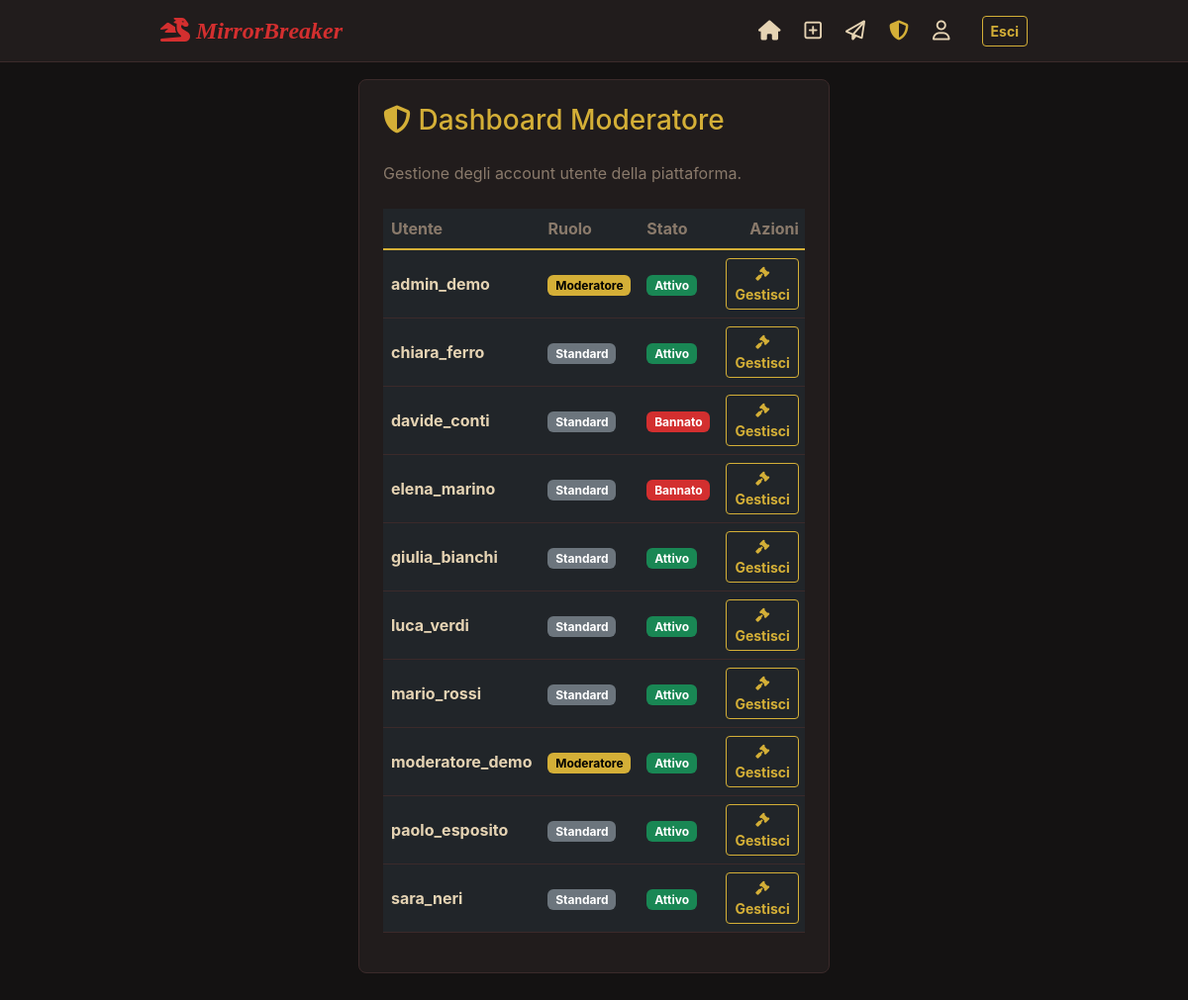
Screenshot of /moderatore/utenti/ (signed in) with the database file from the repository.
### users/models.py (models this page shows, shortened)
class CustomUser(AbstractUser):
    ROLE_CHOICES = (
        ('standard',  'Utente Standard'),
        ('moderator', 'Moderatore'),
    )
    ruolo = models.CharField(max_length=20, choices=ROLE_CHOICES, default='standard')
    immagine_profilo = models.ImageField(upload_to='avatars/', null=True, blank=True)
    bio              = models.TextField(max_length=500, blank=True)
    link_sito        = models.URLField(max_length=200, blank=True)
    data_nascita     = models.DateField(null=True, blank=True)
    account_privato  = models.BooleanField(default=False)
    is_banned        = models.BooleanField(default=False)   # gestito dal moderatore
    following = models.ManyToManyField(
        'self',
        symmetrical=False,
        related_name='followers',
        blank=True,
    )
    richieste_follow = models.ManyToManyField(
        'self',
        symmetrical=False,
        related_name='richieste_in_arrivo',
        blank=True,
    )
    @property
    def is_moderator(self):
        return self.ruolo == 'moderator'

### users/views.py (the view)
    def wrapper(request, *args, **kwargs):
        if not request.user.is_authenticated or not request.user.is_moderator:
            return HttpResponseForbidden("Accesso riservato ai moderatori.")
        return view_func(request, *args, **kwargs)

### users/views.py (called while the page is built)
def moderatore_required(view_func):
    def wrapper(request, *args, **kwargs):
        if not request.user.is_authenticated or not request.user.is_moderator:
            return HttpResponseForbidden("Accesso riservato ai moderatori.")
        return view_func(request, *args, **kwargs)
    return wrapper

@login_required
@moderatore_required
def lista_utenti_view(request):
    utenti = CustomUser.objects.exclude(pk=request.user.pk).order_by('username')
    return render(request, 'users/moderatore/lista_utenti.html', {'utenti': utenti})

### templates/users/moderatore/lista_utenti.html (shortened to what this page needs)
{% extends 'base.html' %}
{% block content %}
<div class="row justify-content-center mt-4">
    <div class="col-md-10">
        <div class="post-card p-4">
            <h3 class="mb-4" style="color: var(--kiki-gold);">
                <i class="fa-solid fa-shield-halved"></i> Dashboard Moderatore
            </h3>
            <p class="text-muted mb-4">Gestione degli account utente della piattaforma.</p>
            <div class="table-responsive">
                <table class="table table-dark table-hover align-middle" style="background-color: transparent;">
                    <thead>
                        <tr style="border-bottom: 2px solid var(--kiki-gold);">
                            <th scope="col" style="color: var(--kiki-text-muted);">Utente</th>
                            <th scope="col" style="color: var(--kiki-text-muted);">Ruolo</th>
                            <th scope="col" style="color: var(--kiki-text-muted);">Stato</th>
                            <th scope="col" class="text-end" style="color: var(--kiki-text-muted);">Azioni</th>
                        </tr>
                    </thead>
                    <tbody>
                        {% for utente in utenti %}
                        <tr style="border-bottom: 1px solid var(--kiki-border);">
                            <td>
                                <a href="{% url 'users:profilo' utente.username %}" class="text-decoration-none fw-bold" style="color: var(--kiki-text-main);">
                                    {{ utente.username }}
                                </a>
                            </td>
                            <td>
                                {% if utente.is_moderator or utente.is_superuser %}
                                    <span class="badge" style="background-color: var(--kiki-gold); color: black;">Moderatore</span>
                                {% else %}
                                    <span class="badge bg-secondary">Standard</span>
                                {% endif %}
                            </td>
                            <td>
                                {% if utente.is_banned %}
                                    <span class="badge" style="background-color: var(--kiki-red);">Bannato</span>
                                {% else %}
                                    <span class="badge bg-success">Attivo</span>
                                {% endif %}
                            </td>
                            <td class="text-end">
                                <a href="{% url 'users:ban_utente' utente.username %}" class="btn btn-sm btn-kiki-outline">
                                    <i class="fa-solid fa-gavel"></i> Gestisci
                                </a>
                            </td>
                        </tr>
                        {% empty %}
                        <tr>
                            <td colspan="4" class="text-center text-muted py-4">Nessun utente trovato.</td>
                        </tr>
                        {% endfor %}
                    </tbody>
                </table>
            </div>
        </div>
    </div>
</div>
{% endblock %}

### static/css/style.css (style rules this page uses)
:root { --kiki-bg: #141212; --kiki-card-bg: #211c1c; --kiki-red: #d32f2f; --kiki-red-dark: #8c1d1d; --kiki-gold: #d4af37; --kiki-text-main: #e5d3b3; --kiki-text-muted: #8a7a6b; --kiki-border: #3b2a2a; }
body { background-color: var(--kiki-bg); color: var(--kiki-text-main); font-family: -apple-system, BlinkMacSystemFont, "Segoe UI", Roboto, Helvetica, Arial, sans-serif; }
.post-card { background-color: var(--kiki-card-bg); border: 1px solid var(--kiki-border); border-radius: 8px; margin-bottom: 25px; }
.btn-kiki-outline { background-color: transparent; border: 1px solid var(--kiki-gold); color: var(--kiki-gold); font-weight: bold; }
.text-muted { color: var(--kiki-text-muted) !important; }

### rows the page displays
CustomUser: username "admin_demo", ruolo "Moderatore", is_banned "Attivo"
CustomUser: username "chiara_ferro", ruolo "Standard", is_banned "Attivo"
CustomUser: username "davide_conti", ruolo "Standard", is_banned "Bannato"
CustomUser: username "elena_marino", ruolo "Standard", is_banned "Bannato"
CustomUser: username "giulia_bianchi", ruolo "Standard", is_banned "Attivo"
CustomUser: username "luca_verdi", ruolo "Standard", is_banned "Attivo"
CustomUser: username "mario_rossi", ruolo "Standard", is_banned "Attivo"
CustomUser: username "moderatore_demo", ruolo "Moderatore", is_banned "Attivo"
CustomUser: username "paolo_esposito", ruolo "Standard", is_banned "Attivo"
CustomUser: username "sara_neri", ruolo "Standard", is_banned "Attivo"
